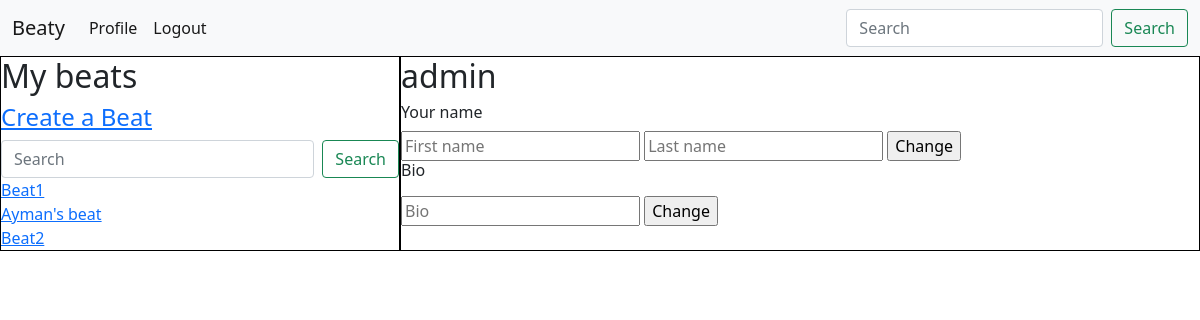
The page /profile/ (signed in) on the database as committed earlier.
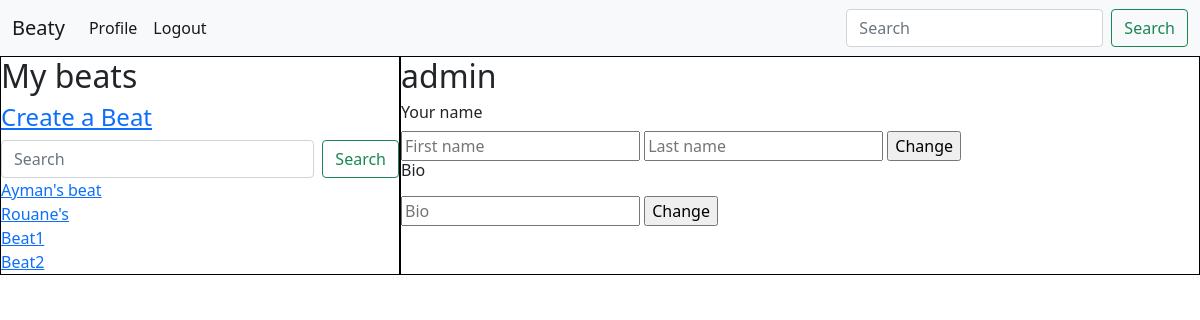
The same page on the database as committed later.
### base/models.py (models this page shows, shortened)
class Beat(models.Model):
    creater = models.ForeignKey(User, on_delete=models.CASCADE)
    name = models.CharField(max_length=200)
    description = models.TextField(null=True, blank=True)
    members = models.ManyToManyField(User, related_name='members', blank=True)
    updated = models.DateTimeField(auto_now=True)
    created = models.DateTimeField(auto_now_add=True)
    class Meta:
        ordering = ['-updated']

### base/views.py (the view, shortened to what this page needs)
# urls.py: path('profile/', views.profile, name='profile'),
@login_required(login_url='login')
def profile(request):
    beats = Beat.objects.all()
    context = {'beats': beats}
    return render(request, 'base/profile.html', context)

### base/models.py (called while the page is built)
    def __str__(self):
        return self.username

### base/templates/base/profile.html (shortened to what this page needs)
{% extends 'main.html' %}
{% block content %}
<div class="home-container">
    <div class="beats-list home-section">
        {% include 'base/beats-list.html' %}
    </div>
    <div class="beat home-section">
        <h2>{{request.user}}</h2>
        <form method="post">
            <h6>Your name</h6>
            <input type="text" name="firstName" value="{{request.user.first_name}}" placeholder="First name">
            <input type="text" name="lastName" value="{{request.user.last_name}}" placeholder="Last name">
            <input type="submit" value="Change">
        <h6>Bio</h6>
            <input type="text" name="bio" value="{{request.user.bio}}" placeholder="Bio">
            <input type="submit" value="Change">
        </form>
    </div>
</div>
{% endblock %}

### base/templates/base/beats-list.html
<h2>My beats</h2>
<h4><a href="{% url 'create' %}">Create a Beat</a></h4>
<form class="d-flex" method="get" action="{% url 'home' %}">
    <input class="form-control me-2" type="search" placeholder="Search" name="search" value="{{search}}">
    <button class="btn btn-outline-success" type="submit">Search</button>
</form>
{% for beat in beats %}
    <div>
        <a href="{% url 'beat' beat.id %}">{{beat.name}}</a>
    </div>
{% endfor %}

Rows that differ between the two databases and show on the page:
changed Beat "Ayman's beat": moves up the list
added Beat: name "Rouane's"
